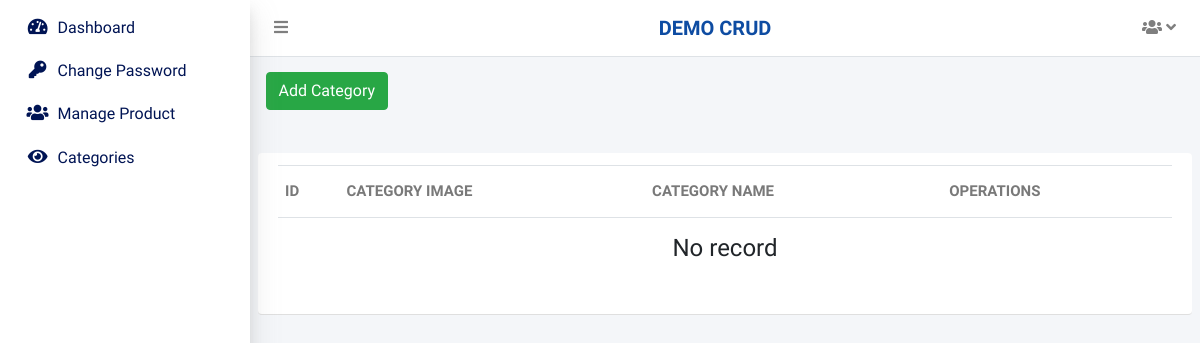
The page /admin/view-category.php (signed in) on the database as committed earlier.
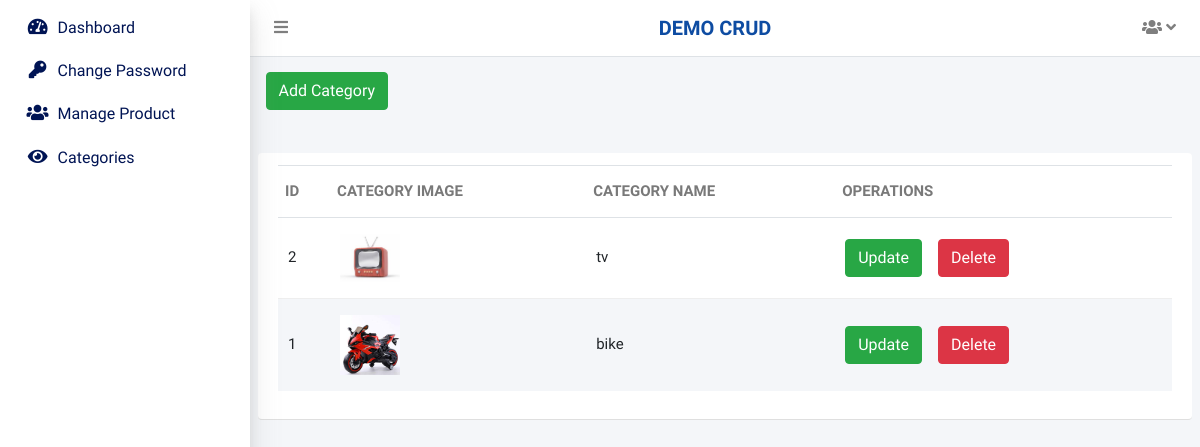
The same page on the database as committed later.
### tables this page shows
CREATE TABLE `tbl_category` (
  `id` int(11) NOT NULL,
  `category_image` varchar(255) NOT NULL,
  `category_name` varchar(255) NOT NULL
);

### include/DbConfig.php (called while the page is built, shortened)
<?php
class DbConfig
{
    private $_host = 'localhost';
    private $_username = 'root';
    private $_password = '';
    private $_database = 'projects';
    protected $connection;
    public function __construct()
    {
        if (!isset($this->connection)) {
            $this->connection = new mysqli($this->_host, $this->_username, $this->_password, $this->_database);
        }
        return $this->connection;
    }
}
?>

### include/Crud.php (called while the page is built, shortened)
<?php
include_once 'DbConfig.php';
class Crud extends DbConfig
{
    public function getData($query)
    {
        $result = $this->connection->query($query);
        $rows = array();
        while ($row = $result->fetch_assoc()) {
            $rows[] = $row;
        }
        return $rows;
    }
}
?>

### admin/view-category.php (the view, shortened to what this page needs)
<?php require("admin-header.php");
include_once 'DbConfig.php';
?>
<div class="content-wrapper">
    <section class="content-header">
        <div class="container-fluid">
            <div class="row mb-2">
                <div class="col-sm-6">
                    <div class="heds-new">
                        <a href = category.php class="btn btn-success">Add Category </a>
                    </div>
                </div>
            </div>
        </div>
    </section>
    <section class="content nw-list">
        <div class="row d-flex align-items-stretch">
            <div class="col-lg-12">
                <div class="card-body listing-list">
                    <div class="table-tabs w-100 float-left">
                        <?php
				    	$where = '   ';
						?>
                        <table class="table style-1 tbl-listings">
                            <thead>
                                <tr role="row">
                                    <th>Id</th>
									<th>category Image</th>
                                    <th>category Name</th>
                                    <th>Operations</th>
                                </tr>
                            </thead>
                            <tbody>
                                <?php
								$sql = "SELECT COUNT(*) as count  FROM " . TABLE_PREFIX . "category where 1=1 $where order by id desc";
								$r = $crud->getData($sql);
								$totalrecord = $numopen = $numrows = $r[0]['count'];
								$rowsperpage = PAGINATION;
								$totalpages = ceil($numrows / $rowsperpage);
								if (isset($_GET['currentpage']) && is_numeric($_GET['currentpage'])) {
									$currentpage = (int) $_GET['currentpage'];
								} else {
									$currentpage = 1;
								}
								if ($currentpage > $totalpages) {
									$currentpage = $totalpages;
								}
								if ($currentpage < 1) {
									$currentpage = 1;
								}
								$offset = ($currentpage - 1) * $rowsperpage;
								$sql = "SELECT * FROM " . TABLE_PREFIX . "category where 1=1 $where order by id desc LIMIT " . $offset . ", " . $rowsperpage . "";
								$result = $crud->getData($sql);
								foreach ($result as $obj) {
								?>
                                <tr>
								    <td>
									<?php echo $obj['id'];  ?>
                                    </td>
									<td>
									<img src=<?php echo $obj['category_image']?>>
									</td>
                                    <td>
									<?php echo $obj['category_name'];  ?>
                                    </td>
									<td>
									 <a href ="update-category.php?id=<?php echo $obj[id]; ?>" class="btn btn-success mr-3">Update
									 <a href ="delete-category.php?id=<?php echo $obj[id]; ?>" class="btn btn-danger">Delete
									</td>
                                </tr>
                                <?php }
								?>
                                <?php
								if ($totalrecord <= 0) {
									echo "<tr><td colspan='9'><h4  class='text-center'>No record</h4></td></tr>";
								}
								?>
                            </tbody>
                        </table>
                    </div>
                </div>
            </div>
        </div>
    </section>
    <?php
	require("admin-footer.php");
	?>

### admin/admin-header.php (shortened to what this page needs)
<?php
include("../include/Crud.php");
$crud = new Crud();
?>
<!DOCTYPE html>
<html lang="en">
<head>
	<link rel="stylesheet" href="assets/css/all.min.css">
	<link rel="stylesheet" href="https://code.ionicframework.com/ionicons/2.0.1/css/ionicons.min.css">
	<link rel="stylesheet" href="assets/css/adminlte.min.css">
</head>
<body class="hold-transition sidebar-mini">
<div class="wrapper">
  <nav class="main-header navbar navbar-expand navbar-white navbar-light">
    <ul class="navbar-nav">
      <li class="nav-item">
        <a class="nav-link" data-widget="pushmenu" href="#" role="button"><i class="fas fa-bars"></i></a>
      </li>
    </ul>
    <h2 class="tchnicl-text"><?php echo SITE_TITLE; ?></h2>
    <ul class="navbar-nav">
      <li class="nav-item dropdown">
        <a class="nav-link" data-toggle="dropdown" href="#">
          <i class="fas fa-users"></i>  <i class="fas fa-angle-down"></i>
        </a>
      </li>
    </ul>
  </nav>
 <aside class="main-sidebar  elevation-4">
    <div class="sidebar">
      <nav class="mt-2">
        <ul class="nav nav-pills nav-sidebar flex-column" data-widget="treeview" role="menu" data-accordion="false">
          <li class="nav-item">
            <a href="index.php" class="nav-link <?php if(basename($_SERVER['PHP_SELF'])=='index.php'){ echo 'active'; } ?>">
              <i class="nav-icon fas fa-tachometer-alt"></i>
              <p>
                Dashboard
              </p>
            </a>
          </li>
		<li class="nav-item">
			<a href="change-password.php" class="nav-link <?php if(basename($_SERVER['PHP_SELF'])=='change-password.php'){ echo 'active'; } ?>">
			  <i class="nav-icon fas fa-key"></i>
			  <p>
				Change Password
			  </p>
			</a>
		  </li>
      <li class="nav-item">
			<a href="Manage-product.php" class="nav-link <?php if(basename($_SERVER['PHP_SELF'])=='Manage-product.php'){ echo 'active'; } ?>">
			  <i class="nav-icon fa fa-users"></i>
			  <p>
				Manage Product
			  </p>
			</a>
		  </li>
      <li class="nav-item">
			<a href="view-category.php" class="nav-link <?php if(basename($_SERVER['PHP_SELF'])=='category.php'){ echo 'active'; } ?>">
			  <i class="nav-icon fa fa-eye"></i>
			  <p>
				Categories
			  </p>
			</a>
		  </li>
      </ul>
      </nav>
    </div>
  </aside>

### admin/admin-footer.php (shortened to what this page needs)
</div>
</body>
</html>

Rows that differ between the two databases and show on the page:
added tbl_category: id "2", category_image (picture), category_name "tv"
added tbl_category: id "1", category_image (picture), category_name "bike"
Other text that changed with them:
text no longer shown: "No record"
